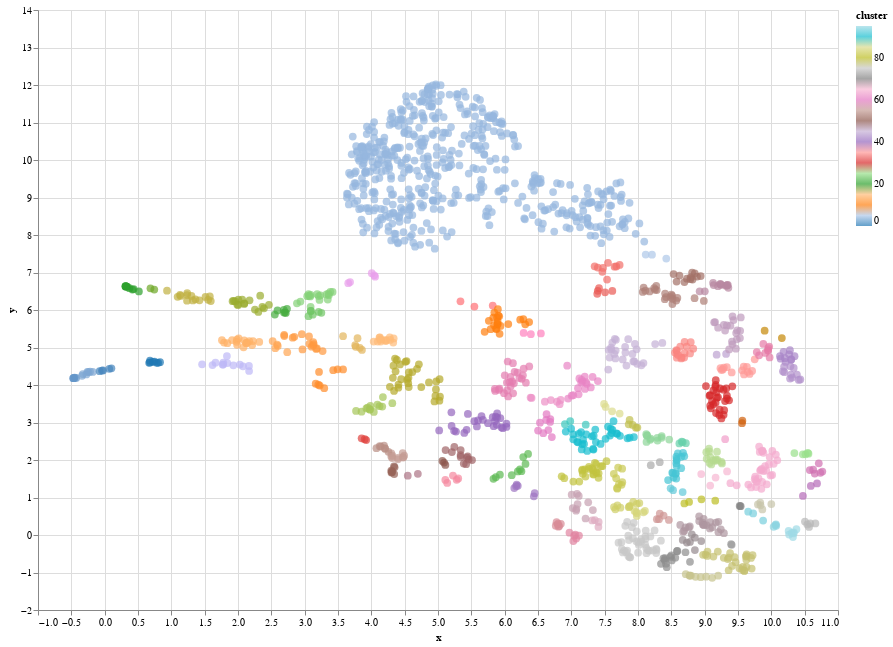

Notebook code cell kept with this figure:
### Code cell
alt.Chart(df_plot_p).mark_circle(size=60).encode(
    x='x',
    y='y',
    color=alt.Color('cluster', scale=alt.Scale(scheme='category20')),
    tooltip=['title', 'abstract', 'section_id','subsection_id', 'cluster']
).properties(
    width=800,
    height=600
).interactive()

### Figure 1 — Vega-Lite specification as saved in the notebook (floating-point values rounded to 4 significant figures; data arrays with more than 128 entries replaced by an {"elided": "..."} marker saying what was removed)
{"config": {"view": {"continuousWidth": 400, "continuousHeight": 300}}, "data": {"name": "data-3e547c537d7f340a9428b56a00378f73"}, "mark": {"type": "circle", "size": 60}, "encoding": {"color": {"field": "cluster", "scale": {"scheme": "category20"}, "type": "quantitative"}, "tooltip": [{"field": "title", "type": "nominal"}, {"field": "abstract", "type": "nominal"}, {"field": "section_id", "type": "nominal"}, {"field": "subsection_id", "type": "nominal"}, {"field": "cluster", "type": "quantitative"}], "x": {"field": "x", "type": "quantitative"}, "y": {"field": "y", "type": "quantitative"}}, "height": 600, "selection": {"selector003": {"type": "interval", "bind": "scales", "encodings": ["x", "y"]}}, "width": 800, "$schema": "https://vega.github.io/schema/vega-lite/v4.17.0.json", "datasets": {"data-3e547c537d7f340a9428b56a00378f73": {"elided": "1500 records"}}}
